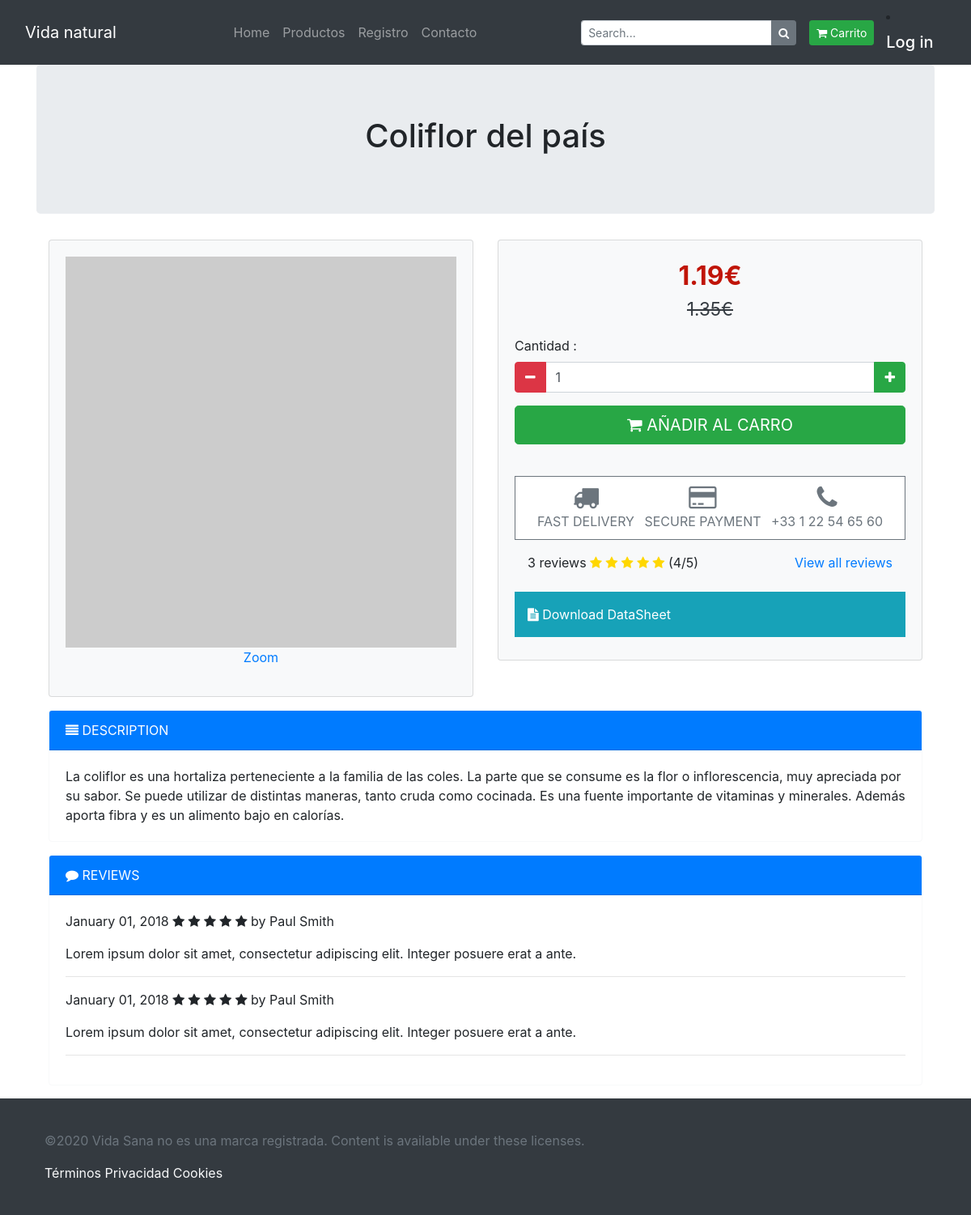
Page /eshop/index.php?menu=producto&producto=COLIFLORPAIS on the committed database.
### tables this page shows
CREATE TABLE `ti_desc_producto` (
  `id_producto` varchar(20) NOT NULL,
  `id_idioma` varchar(2) NOT NULL,
  `descripcion_corta` varchar(200) DEFAULT NULL,
  `descripcion_larga` varchar(4000) DEFAULT NULL
);

CREATE TABLE `tm_producto` (
  `id_producto` varchar(20) NOT NULL,
  `precio_actual` decimal(10,2) NOT NULL,
  `es_oferta` varchar(1) DEFAULT NULL,
  `precio_oferta` decimal(10,2) DEFAULT NULL,
  `reserva_inicial` date DEFAULT NULL,
  `reserva_actual` date DEFAULT NULL,
  `reserva_notificacion` date DEFAULT NULL,
  `stock` decimal(10,0) NOT NULL,
  `imagen` blob DEFAULT NULL
);

### eshop/routing.php (called while the page is built, shortened)
<?php
	$page='home/index.php';
	if (!empty($_GET)) {
		$menu=$_GET['menu'];
		switch ($menu) {
			case 'producto':
				$myproduct=$_GET['producto'];
				$page='products/product.php';
				break;
		}
	}
	require_once($page);
 ?>

### eshop/index.php (called while the page is built)
<?php
	require_once('Layouts/layout.php');
 ?>

### eshop/products/product.php (the view, shortened to what this page needs)
<?php
        require("includes/conexion.php");
        $sql="CALL getProduct('ES','$myproduct')";
        $query=mysqli_query($conexion, $sql);
        $row=mysqli_fetch_array($query);
     ?>
<section class="jumbotron text-center">
    <div class="container">
        <h1 class="jumbotron-heading"><?php echo $row['descripcion_corta']?></h1>
    </div>
</section>
<div class="container">
    <div class="row">
        <div class="col-12 col-lg-6">
            <div class="card bg-light mb-3">
                <div class="card-body">
                    <a href="" data-toggle="modal" data-target="#productModal">
                        <img class="img-fluid" src="https://dummyimage.com/800x800/55595c/fff" />
                        <p class="text-center">Zoom</p>
                    </a>
                </div>
            </div>
        </div>
        <div class="col-12 col-lg-6 add_to_cart_block">
            <div class="card bg-light mb-3">
                <div class="card-body">
                    <p class="price"><?php echo $row['precio_oferta']?>€</p>
                    <p class="price_discounted"><?php echo $row['precio_actual'] ?>€</p>
                    <form id="dataform" name="dataform"  method="get" action="?menu=carrito&action=addToCart">
                        <div class="form-group">
                            <label>Cantidad :</label>
                            <div class="input-group mb-3">
                                <div class="input-group-prepend">
                                    <button type="button" class="quantity-left-minus btn btn-danger btn-number"  data-type="minus" data-field="">
                                        <i class="fa fa-minus"></i>
                                    </button>
                                </div>
                                <input type="text" class="form-control"  id="quantity" name="quantity" min="1" max="100" value="1">
                                <div class="input-group-append">
                                    <button type="button" class="quantity-right-plus btn btn-success btn-number" data-type="plus" data-field="">
                                        <i class="fa fa-plus"></i>
                                    </button>
                                </div>
                            </div>
                        </div>
                        <a name="alink"  id="alink"  onclick="sendForm()" href="#" class="btn btn-success btn-lg btn-block text-uppercase">
                            <i class="fa fa-shopping-cart"></i> Añadir al carro
                        </a>
                    </form>
                    <br>
                    <div class="product_rassurance">
                        <ul class="list-inline">
                            <li class="list-inline-item"><i class="fa fa-truck fa-2x"></i><br/>Fast delivery</li>
                            <li class="list-inline-item"><i class="fa fa-credit-card fa-2x"></i><br/>Secure payment</li>
                            <li class="list-inline-item"><i class="fa fa-phone fa-2x"></i><br/>+33 1 22 54 65 60</li>
                        </ul>
                    </div>
                    <div class="reviews_product p-3 mb-2 ">
                        3 reviews
                        <i class="fa fa-star"></i>
                        <i class="fa fa-star"></i>
                        <i class="fa fa-star"></i>
                        <i class="fa fa-star"></i>
                        <i class="fa fa-star"></i>
                        (4/5)
                        <a class="pull-right" href="#reviews">View all reviews</a>
                    </div>
                    <div class="datasheet p-3 mb-2 bg-info text-white">
                        <a href="" class="text-white"><i class="fa fa-file-text"></i> Download DataSheet</a>
                    </div>
                </div>
            </div>
        </div>
    </div>
    <div class="row">
        <div class="col-12">
            <div class="card border-light mb-3">
                <div class="card-header bg-primary text-white text-uppercase"><i class="fa fa-align-justify"></i> Description</div>
                <div class="card-body">
                    <p class="card-text">
                    <?php echo $row['descripcion_larga']?>
                    </p>
                </div>
            </div>
        </div>
        <div class="col-12" id="reviews">
            <div class="card border-light mb-3">
                <div class="card-header bg-primary text-white text-uppercase"><i class="fa fa-comment"></i> Reviews</div>
                <div class="card-body">
                    <div class="review">
                        <meta itemprop="datePublished" content="01-01-2016">January 01, 2018
                        <span class="fa fa-star"></span>
                        <span class="fa fa-star"></span>
                        <span class="fa fa-star"></span>
                        <span class="fa fa-star"></span>
                        <span class="fa fa-star"></span>
                        by Paul Smith
                        <p class="blockquote">
                            <p class="mb-0">Lorem ipsum dolor sit amet, consectetur adipiscing elit. Integer posuere erat a ante.</p>
                        </p>
                        <hr>
                    </div>
                    <div class="review">
                        <meta itemprop="datePublished" content="01-01-2016">January 01, 2018
                        <span class="fa fa-star" aria-hidden="true"></span>
                        <span class="fa fa-star" aria-hidden="true"></span>
                        <span class="fa fa-star" aria-hidden="true"></span>
                        <span class="fa fa-star" aria-hidden="true"></span>
                        <span class="fa fa-star" aria-hidden="true"></span>
                        by Paul Smith
                        <p class="blockquote">
                            <p class="mb-0">Lorem ipsum dolor sit amet, consectetur adipiscing elit. Integer posuere erat a ante.</p>
                        </p>
                        <hr>
                    </div>
                </div>
            </div>
        </div>
    </div>
</div>

### eshop/includes/style.css (style rules this page uses)
.add_to_cart_block .price { color: #c01508; text-align: center; font-weight: bold; font-size: 200%; margin-bottom: 0; }
.add_to_cart_block .price_discounted { color: #343a40; text-align: center; text-decoration: line-through; font-size: 140%; }
.product_rassurance { padding: 10px; margin-top: 15px; background: #ffffff; border: 1px solid #6c757d; color: #6c757d; }
.product_rassurance .list-inline { margin-bottom: 0; text-transform: uppercase; text-align: center; }
.reviews_product .fa-star { color: gold; }

### rows in the picture
ti_desc_producto: descripcion_corta "Coliflor del país", id_producto.precio_oferta "1.19", id_producto.precio_actual "1.35", descripcion_larga "La coliflor es una hortaliza perteneciente a la familia de las coles. La parte que se consume es la flor o inflorescencia, muy apreciada por su sabor. Se puede utilizar de distintas maneras, tanto cruda como cocinada. Es una fuente importante de vitaminas y minerales. Además aporta fibra y es un alimento bajo en calorías."
